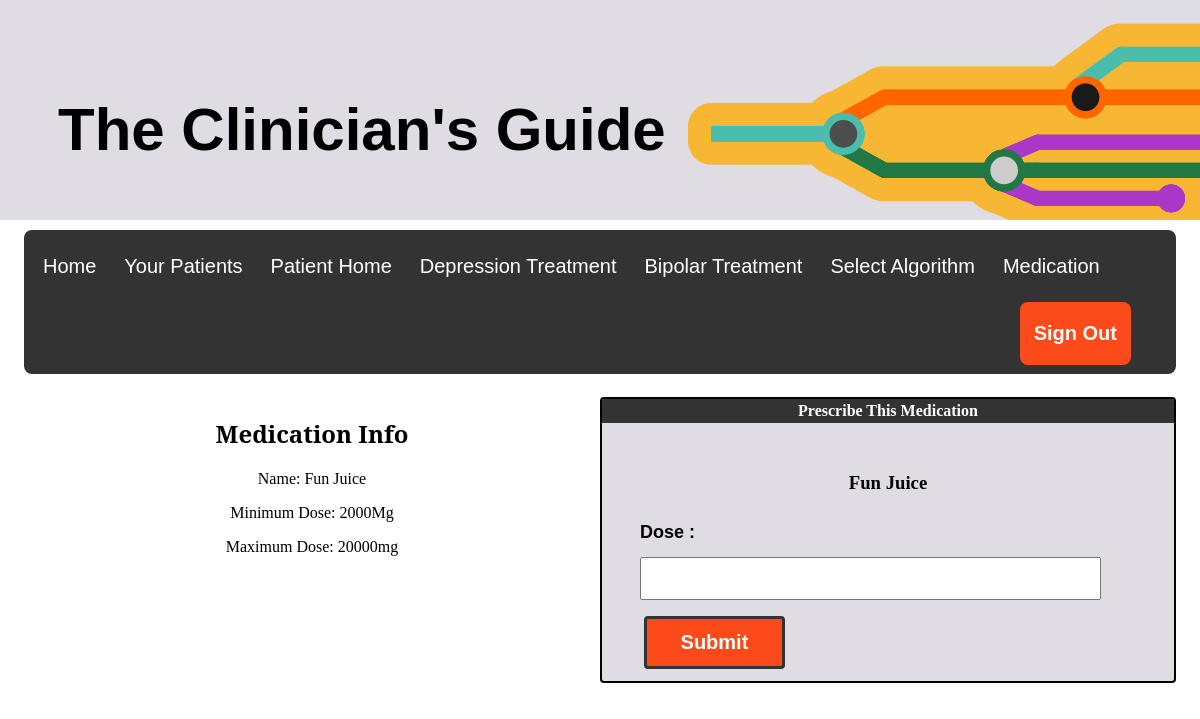
The page /webpages/medication/prescription.php?medid=1&id=2 (signed in) on the database its author committed.
### tables this page shows
CREATE TABLE IF NOT EXISTS `MedicationInformation` (
  `MedicationID` int(11) NOT NULL AUTO_INCREMENT COMMENT 'The ID of each drug.',
  `MinimumDosage` mediumtext COMMENT 'The smallest dose for each drug',
  `MaximumDosage` mediumtext COMMENT 'The largest dose for each drug.',
  `Diagnosis` mediumtext COMMENT 'The diagnosis the drug is used for.',
  `Conflicting Medication` int(11) DEFAULT NULL,
  `Name` text NOT NULL,
  PRIMARY KEY (`MedicationID`),
  UNIQUE KEY `MedicationID_UNIQUE` (`MedicationID`)
);

### webpages/medication/prescription.php (the view, shortened to what this page needs)
<?php
include('../php/medicationControl.php');
$medications = $db->prepare("SELECT * FROM MedicationInformation WHERE MedicationID = :medid");
$medications->bindParam(":medid", $_GET['medid']);
$medications->execute();
$row = $medications->fetch();
?>
<html xmlns="http://www.w3.org/1999/html">
<head>
    <link rel="stylesheet" href="../css/global.css" type="text/css">
    <link rel="stylesheet" href="../css/indexHome.css" type="text/css">
</head>
<body>
<?php include('../css/header.php');
include "../css/selectedPatientNav.php";?>
    <div class="whiteBack">
        <div class="column2" >
            <h2>Medication Info</h2>
            <p>Name: <?php echo $row['Name']?></p>
            <p> Minimum Dose: <?php echo $row['MinimumDosage']?></p>
            <p>  Maximum Dose: <?php echo $row['MaximumDosage']?></p>
        </div>
        <div class="column2">
            <div class= "medBox">
                <div style = "background-color:#333333; color:#FFFFFF; padding:3px;"><b>Prescribe This Medication</b></div>
                    <div style = "padding:30px; background-color: #dfdce3; ">
                        <form action = "" method = "post">
                            <h3><?php echo $row['Name']?></h3>
                            <label>Dose :</label><input type = "text" name = "dose" class = "box" required/><br /><br />
                            <input type = "submit" value = " Submit "/><br />
                        </form>
                    </div>
                </div>
            </div>
        </div>
</body>
</html>

### webpages/css/global.css (style rules this page uses)
html, body { height: 100vh; margin: 0px; }
body { display: flex; flex-direction: column; justify-content: flex-start; float: middle; background-color: #ffffff; max-width: 100%; min-height: 100vh; }
h2 { font-family: "Serif"; text-align: center; }
p { font-family: Serif; }
label { color: #000000; text-decoration: none; font-size: 18px; font-weight: bold; padding: 10px; padding-left: 0px; font-family: sans-serif; margin-left: 8px; float: left; }
.whiteBack { background-color: white; padding-top: 1vh; padding-bottom: 1vh; margin-left: 2%; margin-right: 2%; display: flex; flex-direction: row; justify-content: center; overflow: hidden; flex-shrink: 0; }
.medBox { flex-basis: 30%; overflow: auto; background-color: #dfdce3; color: black; height: auto; border: 2px solid black; border-radius: 4px; }
input[type=text] { width: 90%; padding: 12px 20px; margin: 4px 8px 4px 8px; box-sizing: border-box; float: left; }
input[type=submit] { border-radius: 4px; padding: 12px 28px; font-size: 14px; color: white; background-color: #fc4a1a; border: 3px solid #333; font-size: 1.25em; font-weight: bold; float: left; margin: 12px; }
.column2 { float: left; width: 50%; text-align: center; }

### rows shown on the page
medicationinformation: Name "Fun Juice", MinimumDosage "2000Mg", MaximumDosage "20000mg"
